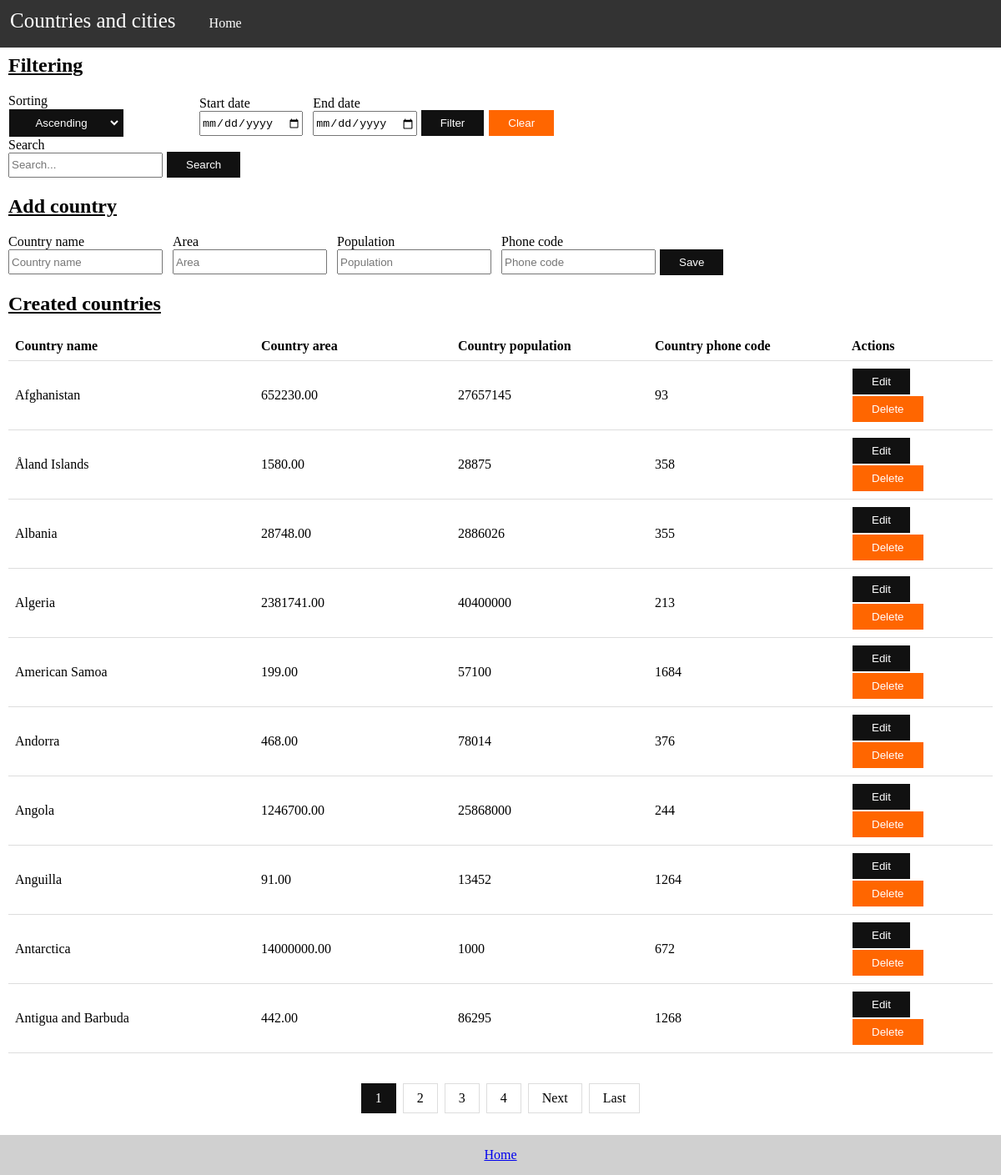
The page / on the database its author committed.
### tables this page shows
CREATE TABLE `countries`
(
     `id`         bigint NOT NULL AUTO_INCREMENT ,
     `name`       varchar(255) NOT NULL UNIQUE ,
     `area`       float (12, 2) NOT NULL ,
     `population` int NOT NULL ,
     `phone_code` varchar(10) NOT NULL ,
     `created_at` datetime NOT NULL DEFAULT CURRENT_TIMESTAMP,

    PRIMARY KEY (`id`)
);

### Controllers/Countries.php (called while the page is built, shortened)
<?php
class Countries extends Controller
{
    public function index() {
        $searchValue = null;
        $countriesPerPage = 10;
        $page = func_get_arg(0) && is_numeric(func_get_arg(0)[0]) ? func_get_arg(0)[0] : 1;
        $pagesCount = CountriesModel::pagesCount($countriesPerPage, $searchValue);
        $this->view->countriesInPage = CountriesModel::getCountriesInPage($page, $countriesPerPage, $searchValue);
        $this->view->pagesCount = $pagesCount;
        $this->view->currentPage = $page;
        $this->view->searchValue = $searchValue;
        $this->view->name = "Countries";
        $this->view->path = $page;
        $this->view->render('CountriesView', false);
    }
}

### index.php (called while the page is built, shortened)
<?php
new Bootstrap();

### Models/CountriesModel.php (called while the page is built, shortened)
<?php
class CountriesModel extends Model
{
    public function __construct($id, $name, $area, $population, $phone_code, $created_at)
    {
        $this->id = $id;
        $this->name = $name;
        $this->area = $area;
        $this->population = $population;
        $this->phone_code = $phone_code;
    }
    public static function getCountriesInPage($page, $countriesPerPage, $searchValue) {
        $orderType = self::getSortingType();
        $dateFiltering = self::getDateFiltering();
        $countries = [];
        $offset = $page * $countriesPerPage - $countriesPerPage;
        if ($dateFiltering != null)
            $response = self::query("SELECT * FROM countries WHERE name LIKE '%$searchValue%' AND created_at >= '$dateFiltering[0]' AND created_at <= '$dateFiltering[1]' ORDER BY name $orderType LIMIT $countriesPerPage OFFSET $offset");
        else
            $response = self::query("SELECT * FROM countries WHERE name LIKE '%$searchValue%' ORDER BY name $orderType LIMIT $countriesPerPage OFFSET $offset");
        if (is_array($response)) {
            foreach ($response as $country) {
                $countries[] = new CountriesModel($country['id'], $country['name'], $country['area'], $country['population'], $country['phone_code'], $country['created_at']);
            }
        }
        return $countries;
    }
}

### Libs/Model.php (called while the page is built, shortened)
<?php
class Model {
    public static $host = "127.0.0.1";
    public static $dbName = "countries_and_cities";
    public static $username = "root";
    public static $password = "Root+123";
    public static function connect() {
        $pdo = new PDO ("mysql:host=".self::$host.";dbname=".self::$dbName.";charset=utf8", self::$username, self::$password);
        $pdo->setAttribute(PDO::ATTR_ERRMODE, PDO::ERRMODE_EXCEPTION);
        return $pdo;
    }
    public static function query($query, $params = array()) {
        $statements = self::connect()->prepare($query);
        try {
            $statements->execute($params);
        }
        catch (Exception $exception) {
            return $exception->getMessage();
        }
        if(explode(' ', $query)[0] == 'SELECT') {
            return $statements->fetchAll();
        }
        return null;
    }
    public static function getSortingType() {
        return "ASC";
    }
}

### Views/CountriesView.php (the view, shortened to what this page needs)
<div class="container">
    <h2>Add country</h2>
    <form action="/countries/save" method="get">
        <div class="inline">
            <label for="name">Country name</label>
            <input type="text" name="name" id="name" placeholder="Country name" class="input-filed" required>
        </div>
        <div class="inline">
            <label for="area">Area</label>
            <input type="number" step="0.01" name="area" id="area" placeholder="Area" class="input-filed" required>
        </div>
        <div class="inline">
            <label for="population">Population</label>
            <input type="number" name="population" id="population" placeholder="Population" class="input-filed" required>
        </div>
        <div class="inline">
            <label for="phoneCode">Phone code</label>
            <input type="text" name="phoneCode" id="phoneCode" placeholder="Phone code" class="input-filed" required>
        </div>
        <input type="submit" class="button-primary" value="Save">
    </form>
    <h2>Created countries</h2>
    <?php if (sizeof($this->countriesInPage) > 0): ?>
        <table >
            <col width="25%" />
            <col width="20%" />
            <col width="20%" />
            <col width="20%" />
            <col width="15%" />
            <tr>
                <th>Country name</th>
                <th>Country area</th>
                <th>Country population</th>
                <th>Country phone code</th>
                <th>Actions</th>
            </tr>
            <?php foreach ($this->countriesInPage as $country): ?>
            <?php if ( isset($_SESSION["editing"]) && $country->id == $_SESSION["editing"]): ?>
                <tr>
                    <form action=" <?php echo "/countries/update/$this->path/$this->searchValue" ?>" method="get">
                        <td><input type="text" name="name" id="name" placeholder="name" value="<?php echo $country->name ?>" class="table-input" required></td>
                        <td><input type="number" step="0.01" name="area" id="area" placeholder="area" value="<?php echo $country->area ?>" class="table-input" required></td>
                        <td><input type="number" name="population" id="population" placeholder="population" value="<?php echo $country->population ?>" class="table-input" required></td>
                        <td><input type="text" name="phoneCode" id="phoneCode" placeholder="phone code" value="<?php echo $country->phone_code ?>" class="table-input" required></td>
                        <td>
                            <input type="submit" class="button-primary" value="Save">
                            <a href=" <?php echo "/countries/setEditing/$country->id/$this->path/$this->searchValue" ?>"><input type="button" class="button-warning" value="Cancel"></a>
                        </td>
                    </form>
                </tr>
            <?php else: ?>
                <tr  onMouseOver="this.style.backgroundColor='#D0D0D0'; this.style.cursor='pointer';"
                     onMouseOut="this.style.backgroundColor='#FFFFFF'; this.style.cursor='default';" >
                    <td onClick="window.location='<?php echo "/cities/index/$country->id/1"?>'" ><?php echo $country->name ?></td>
                    <td onClick="window.location='<?php echo "/cities/index/$country->id/1"?>'" ><?php echo $country->area ?></td>
                    <td onClick="window.location='<?php echo "/cities/index/$country->id/1"?>'" ><?php echo $country->population ?></td>
                    <td onClick="window.location='<?php echo "/cities/index/$country->id/1"?>'" ><?php echo $country->phone_code ?></td>
                    <td>
                        <a href="<?php echo "/countries/setEditing/$country->id/$this->path/$this->searchValue" ?>"><input type="button" class="button-primary" value="Edit"></a>
                        <input type="button" class="button-warning" value="Delete" onClick="conf('<?php echo $country->name ?>', '<?php echo "/countries/delete/$country->id/$this->path/$this->searchValue" ?>')">
                    </td>
                </tr>
            <?php endif; ?>
            <?php endforeach; ?>
        </table>
        <br><br>
        <div class="center">
            <div class="pagination">
                <?php if ($this->pagesCount > 1): ?>
                    <a href="<?php echo "/countries/index/$this->currentPage/$this->searchValue" ?>" class="active"><?php echo $this->currentPage ?></a>
                    <?php if ($this->currentPage + 3 < $this->pagesCount): ?>
                        <?php for ($i = $this->currentPage + 1; $i <= $this->currentPage + 3; $i++): ?>
                            <a href="<?php echo "/countries/index/$i/$this->searchValue" ?>"><?php echo $i ?></a>
                        <?php endfor; ?>
                    <?php else: ?>
                        <?php for ($i = $this->currentPage + 1; $i <= $this->pagesCount; $i++): ?>
                            <a href="<?php echo "/countries/index/$i/$this->searchValue" ?>"><?php echo $i ?></a>
                        <?php endfor; ?>
                    <?php endif; ?>
                    <?php if ($this->currentPage < $this->pagesCount): ?>
                        <a href="<?php echo "/countries/index/".($this->currentPage + 1)."/$this->searchValue" ?>">Next</a>
                    <?php endif; ?>
                    <?php if ($this->currentPage + 3 < $this->pagesCount): ?>
                        <a href="<?php echo "/countries/index/$this->pagesCount/$this->searchValue" ?>" class="">Last</a>
                    <?php endif; ?>
                <?php endif; ?>
            </div>
        </div>
    <?php else: ?>
        <h3>No countries found</h3>
    <?php endif; ?>
</div>

### Libs/Bootstrap.php (shortened to what this page needs)
<?php
class Bootstrap
{
    public function __construct(){
        if (isset($_GET['path'])) {
            $tokens = explode('/', rtrim($_GET['path'], '/'));
            $controllerName = ucfirst(array_shift($tokens));
            if (file_exists('Controllers/'.$controllerName.'.php')){
                $controller = new $controllerName();
                if (!empty($tokens)) {
                    $method = array_shift($tokens);
                    if (method_exists($controller, $method)) {
                        $controller->{$method}($tokens);
                    }
                    else {
                        $notFound = true;
                    }
                }
                else if (method_exists($controller, 'index')){
                    $controller->{'index'}($tokens);
                }
                else {
                    $notFound = true;
                }
            }
            else {
                $notFound = true;
            }
        }
        else {
            $controller = new Countries();
            $controller->{'index'}(1);
        }
    }
}

### Views/index.php (shortened to what this page needs)
<!DOCTYPE html>
<html lang="en">
<head>
    <link href="/Views/style.css" rel="stylesheet">
</head>
<body>
    <ul>
        <div class="container" >
            <li><a href="/" class="title" >Countries and cities</a></li>
            <li><a href="/" style="margin-top: 8px">Home</a></li>
        </div>
    </ul>
    <div class="footer">
        <a href="/"> Home</a>
    </div>
</body>
</html>

### Libs/View.php
<?php
class View
{
    public function render($view, $isError) {
        require('Views/index.php');
        if ($isError) {
            require ('Views/'.$view.'.php');
        }
        else {
            require('Views/filters.php');
            require ('Views/'.$view.'.php');
        }
    }
}

### Views/filters.php (shortened to what this page needs)
<div class="container body">
    <h2>Filtering</h2>
    <div class="inline" style=" width: 225px" >
        <form action="<?php echo "/".strtolower($this->name)."/setSorting/$this->path/$this->searchValue" ?>" >
            <label for="sorting">Sorting</label>
            <select name="sorting" id="sorting" class="button-primary" onchange="this.form.submit()">
                <option
                    <?php if (!isset($_SESSION["sorting"]) || $_SESSION["sorting"] == "ASC"): ?>
                        selected
                    <?php endif; ?>
                    value="ASC">Ascending</option>
            </select>
        </form>
    </div>
    <div class="inline" style=" width:  570px">
        <form action=" <?php echo "/".strtolower($this->name)."/filterByDate/$this->path/$this->searchValue" ?>">
            <div class="inline">
                    <label for="startDate">Start date</label>
                    <input type="date" name="startDate" id="startDate" class="input-filed" required
                         <?php if (isset($_SESSION["startDate"])): ?>
                             value="<?php echo $_SESSION["startDate"]; ?>"
                         <?php endif; ?>>
            </div>
            <div class="inline">
                    <label for="endDate">End date</label>
                    <input type="date" name="endDate" id="endDate" class="input-filed" required
                    <?php if (isset($_SESSION["endDate"])): ?>
                        value="<?php echo $_SESSION["endDate"]; ?>"
                    <?php endif; ?>>
            </div>
            <input type="submit" class="button-primary" value="Filter">
            <a href=" <?php echo "/".strtolower($this->name)."/clearFilterByDate/$this->path/$this->searchValue" ?>">
                <input type="button" class="button-warning" value="Clear">
            </a>
        </form>
    </div>
    <div class="inline" style="width:  445px">
        <form action=" <?php echo "/".strtolower($this->name)."/index/$this->path" ?> " method="get">
            <div class="inline">
                <label for="search">Search</label>
                <input type="text" name="search" id="search" class="input-filed" placeholder="Search...">
            </div>
            <input type="submit" class="button-primary" value="Search">
        </form>
    </div>
</div>

### Views/style.css (style rules this page uses)
html { height: 100%; box-sizing: border-box; }
*, *:before, *:after { box-sizing: inherit; }
body { position: relative; margin: 0; padding-bottom: 70px; min-height: 100%; }
.container { margin-right: auto; margin-left: auto; max-width: 1280px; padding-right: 10px; padding-left: 10px; }
.body { margin-top: 65px; }
ul { list-style-type: none; margin: 0; margin-top: -7px; padding: 0; overflow: hidden; background-color: #333; position: fixed; top: 0; width: 100%; }
li { float: left; }
li a { display: block; color: white; text-align: center; padding: 18px 20px; text-decoration: none; }
.title { margin-left: -18px; text-align: center; color: white; font-size: 25px; }
h2 { text-decoration: underline; }
.inline { display: inline-block; }
label { display: block; }
.button-primary { padding: 5px 20px; margin: 1px; border: 3px solid #111; box-sizing: border-box; text-decoration: none; font-weight: 500; color: white; background-color: #111; text-align: center; cursor: pointer; }
.button-warning { padding: 5px 20px; margin: 1px; border: 3px solid #FF6600; box-sizing: border-box; text-decoration: none; font-weight: 500; color: white; background-color: #FF6600; text-align: center; cursor: pointer; }
.input-filed { height: 30px; }
table { border-collapse: collapse; width: 100%; }
th, td { padding: 8px; text-align: left; border-bottom: 1px solid #ddd; }
.center { text-align: center; }
.pagination { display: inline-block; }
.pagination a { color: black; float: left; padding: 8px 16px; text-decoration: none; transition: background-color .3s; border: 1px solid #ddd; margin: 0 4px; }
.pagination a.active { background-color: #111; color: white; border: 1px solid #111; }
.footer { position: absolute; right: 0; bottom: 0; left: 0; padding: 15px; background-color: #D0D0D0; text-align: center; }

### rows shown on the page
countries: name "Afghanistan", area "652230.00", population "27657145", phone_code "93"
countries: name "Åland Islands", area "1580.00", population "28875", phone_code "358"
countries: name "Albania", area "28748.00", population "2886026", phone_code "355"
countries: name "Algeria", area "2381741.00", population "40400000", phone_code "213"
countries: name "American Samoa", area "199.00", population "57100", phone_code "1684"
countries: name "Andorra", area "468.00", population "78014", phone_code "376"
countries: name "Angola", area "1246700.00", population "25868000", phone_code "244"
countries: name "Anguilla", area "91.00", population "13452", phone_code "1264"
countries: name "Antarctica", area "14000000.00", population "1000", phone_code "672"
countries: name "Antigua and Barbuda", area "442.00", population "86295", phone_code "1268"

### other values the page prints
$this->currentPage "1"
